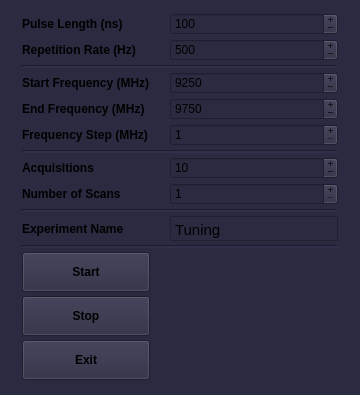
<?xml version="1.0" encoding="UTF-8"?>
<ui version="4.0">
 <class>MainWindow</class>
 <widget class="QMainWindow" name="MainWindow">
  <property name="geometry">
   <rect>
    <x>0</x>
    <y>0</y>
    <width>360</width>
    <height>395</height>
   </rect>
  </property>
  <property name="sizePolicy">
   <sizepolicy hsizetype="Fixed" vsizetype="Fixed">
    <horstretch>0</horstretch>
    <verstretch>0</verstretch>
   </sizepolicy>
  </property>
  <property name="minimumSize">
   <size>
    <width>360</width>
    <height>395</height>
   </size>
  </property>
  <property name="maximumSize">
   <size>
    <width>360</width>
    <height>395</height>
   </size>
  </property>
  <property name="font">
   <font>
    <weight>50</weight>
    <bold>false</bold>
   </font>
  </property>
  <property name="windowTitle">
   <string>Resonator Tuning v 0.1</string>
  </property>
  <property name="styleSheet">
   <string notr="true">background-color: rgb(42,42,64);</string>
  </property>
  <widget class="QWidget" name="centralwidget">
   <property name="sizePolicy">
    <sizepolicy hsizetype="Fixed" vsizetype="Fixed">
     <horstretch>0</horstretch>
     <verstretch>0</verstretch>
    </sizepolicy>
   </property>
   <property name="minimumSize">
    <size>
     <width>360</width>
     <height>395</height>
    </size>
   </property>
   <property name="maximumSize">
    <size>
     <width>360</width>
     <height>395</height>
    </size>
   </property>
   <layout class="QGridLayout" name="gridLayout_2">
    <item row="0" column="0">
     <layout class="QGridLayout" name="gridLayout">
      <property name="sizeConstraint">
       <enum>QLayout::SetNoConstraint</enum>
      </property>
      <property name="leftMargin">
       <number>13</number>
      </property>
      <property name="topMargin">
       <number>4</number>
      </property>
      <property name="rightMargin">
       <number>13</number>
      </property>
      <property name="bottomMargin">
       <number>6</number>
      </property>
      <property name="horizontalSpacing">
       <number>20</number>
      </property>
      <property name="verticalSpacing">
       <number>4</number>
      </property>
      <item row="17" column="0">
       <widget class="QPushButton" name="button_start">
        <property name="minimumSize">
         <size>
          <width>0</width>
          <height>40</height>
         </size>
        </property>
        <property name="font">
         <font>
          <weight>75</weight>
          <bold>true</bold>
         </font>
        </property>
        <property name="contextMenuPolicy">
         <enum>Qt::NoContextMenu</enum>
        </property>
        <property name="text">
         <string>Start</string>
        </property>
       </widget>
      </item>
      <item row="5" column="1">
       <widget class="QSpinBox" name="box_step_freq">
        <property name="contextMenuPolicy">
         <enum>Qt::NoContextMenu</enum>
        </property>
        <property name="buttonSymbols">
         <enum>QAbstractSpinBox::PlusMinus</enum>
        </property>
        <property name="keyboardTracking">
         <bool>false</bool>
        </property>
        <property name="minimum">
         <number>1</number>
        </property>
        <property name="maximum">
         <number>50</number>
        </property>
       </widget>
      </item>
      <item row="10" column="0">
       <widget class="QLabel" name="label_6">
        <property name="font">
         <font>
          <weight>75</weight>
          <bold>true</bold>
         </font>
        </property>
        <property name="contextMenuPolicy">
         <enum>Qt::NoContextMenu</enum>
        </property>
        <property name="text">
         <string>Acquisitions</string>
        </property>
       </widget>
      </item>
      <item row="12" column="1">
       <widget class="QSpinBox" name="box_scan">
        <property name="contextMenuPolicy">
         <enum>Qt::NoContextMenu</enum>
        </property>
        <property name="buttonSymbols">
         <enum>QAbstractSpinBox::PlusMinus</enum>
        </property>
        <property name="keyboardTracking">
         <bool>false</bool>
        </property>
        <property name="minimum">
         <number>1</number>
        </property>
        <property name="maximum">
         <number>100</number>
        </property>
        <property name="value">
         <number>1</number>
        </property>
       </widget>
      </item>
      <item row="4" column="1">
       <widget class="QSpinBox" name="box_end_freq">
        <property name="contextMenuPolicy">
         <enum>Qt::NoContextMenu</enum>
        </property>
        <property name="buttonSymbols">
         <enum>QAbstractSpinBox::PlusMinus</enum>
        </property>
        <property name="keyboardTracking">
         <bool>false</bool>
        </property>
        <property name="minimum">
         <number>9000</number>
        </property>
        <property name="maximum">
         <number>10000</number>
        </property>
        <property name="value">
         <number>9750</number>
        </property>
       </widget>
      </item>
      <item row="3" column="0">
       <widget class="QLabel" name="label_4">
        <property name="font">
         <font>
          <weight>75</weight>
          <bold>true</bold>
         </font>
        </property>
        <property name="contextMenuPolicy">
         <enum>Qt::NoContextMenu</enum>
        </property>
        <property name="text">
         <string>Start Frequency (MHz)</string>
        </property>
       </widget>
      </item>
      <item row="15" column="0">
       <widget class="QLabel" name="label_5">
        <property name="font">
         <font>
          <weight>75</weight>
          <bold>true</bold>
         </font>
        </property>
        <property name="contextMenuPolicy">
         <enum>Qt::NoContextMenu</enum>
        </property>
        <property name="text">
         <string>Experiment Name</string>
        </property>
       </widget>
      </item>
      <item row="1" column="1">
       <widget class="QSpinBox" name="box_rep_rate">
        <property name="contextMenuPolicy">
         <enum>Qt::NoContextMenu</enum>
        </property>
        <property name="buttonSymbols">
         <enum>QAbstractSpinBox::PlusMinus</enum>
        </property>
        <property name="keyboardTracking">
         <bool>false</bool>
        </property>
        <property name="minimum">
         <number>2</number>
        </property>
        <property name="maximum">
         <number>50000</number>
        </property>
        <property name="singleStep">
         <number>10</number>
        </property>
        <property name="value">
         <number>500</number>
        </property>
       </widget>
      </item>
      <item row="9" column="0" colspan="2">
       <widget class="Line" name="line_3">
        <property name="lineWidth">
         <number>2</number>
        </property>
        <property name="orientation">
         <enum>Qt::Horizontal</enum>
        </property>
       </widget>
      </item>
      <item row="3" column="1">
       <widget class="QSpinBox" name="box_st_freq">
        <property name="contextMenuPolicy">
         <enum>Qt::NoContextMenu</enum>
        </property>
        <property name="buttonSymbols">
         <enum>QAbstractSpinBox::PlusMinus</enum>
        </property>
        <property name="keyboardTracking">
         <bool>false</bool>
        </property>
        <property name="minimum">
         <number>9000</number>
        </property>
        <property name="maximum">
         <number>10000</number>
        </property>
        <property name="value">
         <number>9250</number>
        </property>
       </widget>
      </item>
      <item row="14" column="0" colspan="2">
       <widget class="Line" name="line_4">
        <property name="lineWidth">
         <number>2</number>
        </property>
        <property name="orientation">
         <enum>Qt::Horizontal</enum>
        </property>
       </widget>
      </item>
      <item row="1" column="0">
       <widget class="QLabel" name="label_11">
        <property name="font">
         <font>
          <weight>75</weight>
          <bold>true</bold>
         </font>
        </property>
        <property name="contextMenuPolicy">
         <enum>Qt::NoContextMenu</enum>
        </property>
        <property name="text">
         <string>Repetition Rate (Hz)</string>
        </property>
       </widget>
      </item>
      <item row="16" column="0" colspan="2">
       <widget class="Line" name="line_5">
        <property name="lineWidth">
         <number>2</number>
        </property>
        <property name="orientation">
         <enum>Qt::Horizontal</enum>
        </property>
       </widget>
      </item>
      <item row="0" column="1">
       <widget class="QSpinBox" name="box_length">
        <property name="contextMenuPolicy">
         <enum>Qt::NoContextMenu</enum>
        </property>
        <property name="readOnly">
         <bool>false</bool>
        </property>
        <property name="buttonSymbols">
         <enum>QAbstractSpinBox::PlusMinus</enum>
        </property>
        <property name="specialValueText">
         <string notr="true"/>
        </property>
        <property name="keyboardTracking">
         <bool>false</bool>
        </property>
        <property name="minimum">
         <number>10</number>
        </property>
        <property name="maximum">
         <number>1900</number>
        </property>
        <property name="singleStep">
         <number>2</number>
        </property>
        <property name="value">
         <number>100</number>
        </property>
       </widget>
      </item>
      <item row="2" column="0" colspan="2">
       <widget class="Line" name="line">
        <property name="lineWidth">
         <number>2</number>
        </property>
        <property name="orientation">
         <enum>Qt::Horizontal</enum>
        </property>
       </widget>
      </item>
      <item row="19" column="0">
       <widget class="QPushButton" name="button_off">
        <property name="minimumSize">
         <size>
          <width>0</width>
          <height>40</height>
         </size>
        </property>
        <property name="font">
         <font>
          <weight>75</weight>
          <bold>true</bold>
         </font>
        </property>
        <property name="contextMenuPolicy">
         <enum>Qt::NoContextMenu</enum>
        </property>
        <property name="text">
         <string>Exit</string>
        </property>
       </widget>
      </item>
      <item row="18" column="0">
       <widget class="QPushButton" name="button_stop">
        <property name="minimumSize">
         <size>
          <width>0</width>
          <height>40</height>
         </size>
        </property>
        <property name="font">
         <font>
          <weight>75</weight>
          <bold>true</bold>
         </font>
        </property>
        <property name="contextMenuPolicy">
         <enum>Qt::NoContextMenu</enum>
        </property>
        <property name="layoutDirection">
         <enum>Qt::LeftToRight</enum>
        </property>
        <property name="text">
         <string>Stop</string>
        </property>
       </widget>
      </item>
      <item row="12" column="0">
       <widget class="QLabel" name="label_7">
        <property name="font">
         <font>
          <weight>75</weight>
          <bold>true</bold>
         </font>
        </property>
        <property name="contextMenuPolicy">
         <enum>Qt::NoContextMenu</enum>
        </property>
        <property name="text">
         <string>Number of Scans</string>
        </property>
       </widget>
      </item>
      <item row="5" column="0">
       <widget class="QLabel" name="label_12">
        <property name="font">
         <font>
          <weight>75</weight>
          <bold>true</bold>
         </font>
        </property>
        <property name="contextMenuPolicy">
         <enum>Qt::NoContextMenu</enum>
        </property>
        <property name="text">
         <string>Frequency Step (MHz)</string>
        </property>
       </widget>
      </item>
      <item row="10" column="1">
       <widget class="QSpinBox" name="box_averag">
        <property name="contextMenuPolicy">
         <enum>Qt::NoContextMenu</enum>
        </property>
        <property name="buttonSymbols">
         <enum>QAbstractSpinBox::PlusMinus</enum>
        </property>
        <property name="keyboardTracking">
         <bool>false</bool>
        </property>
        <property name="minimum">
         <number>1</number>
        </property>
        <property name="maximum">
         <number>5000</number>
        </property>
        <property name="singleStep">
         <number>10</number>
        </property>
        <property name="value">
         <number>10</number>
        </property>
       </widget>
      </item>
      <item row="15" column="1">
       <widget class="QTextEdit" name="text_edit_exp_name">
        <property name="sizePolicy">
         <sizepolicy hsizetype="Expanding" vsizetype="Fixed">
          <horstretch>0</horstretch>
          <verstretch>0</verstretch>
         </sizepolicy>
        </property>
        <property name="minimumSize">
         <size>
          <width>0</width>
          <height>25</height>
         </size>
        </property>
        <property name="maximumSize">
         <size>
          <width>16777215</width>
          <height>25</height>
         </size>
        </property>
        <property name="mouseTracking">
         <bool>false</bool>
        </property>
        <property name="tabletTracking">
         <bool>false</bool>
        </property>
        <property name="contextMenuPolicy">
         <enum>Qt::NoContextMenu</enum>
        </property>
        <property name="verticalScrollBarPolicy">
         <enum>Qt::ScrollBarAlwaysOff</enum>
        </property>
        <property name="html">
         <string>&lt;!DOCTYPE HTML PUBLIC &quot;-//W3C//DTD HTML 4.0//EN&quot; &quot;http://www.w3.org/TR/REC-html40/strict.dtd&quot;&gt;
&lt;html&gt;&lt;head&gt;&lt;meta name=&quot;qrichtext&quot; content=&quot;1&quot; /&gt;&lt;style type=&quot;text/css&quot;&gt;
p, li { white-space: pre-wrap; }
&lt;/style&gt;&lt;/head&gt;&lt;body style=&quot; font-family:'MS Shell Dlg 2'; font-size:8.25pt; font-weight:400; font-style:normal;&quot;&gt;
&lt;p style=&quot; margin-top:7px; margin-bottom:7px; margin-left:0px; margin-right:0px; -qt-block-indent:0; text-indent:0px;&quot;&gt;&lt;span style=&quot; font-family:'Ubuntu'; font-size:11pt;&quot;&gt;Tuning&lt;/span&gt;&lt;/p&gt;&lt;/body&gt;&lt;/html&gt;</string>
        </property>
        <property name="overwriteMode">
         <bool>true</bool>
        </property>
        <property name="acceptRichText">
         <bool>false</bool>
        </property>
        <property name="textInteractionFlags">
         <set>Qt::TextEditorInteraction</set>
        </property>
        <property name="markdown" stdset="0">
         <string>Exp Tuning

</string>
        </property>
       </widget>
      </item>
      <item row="0" column="0">
       <widget class="QLabel" name="label">
        <property name="font">
         <font>
          <weight>75</weight>
          <bold>true</bold>
          <kerning>true</kerning>
         </font>
        </property>
        <property name="contextMenuPolicy">
         <enum>Qt::NoContextMenu</enum>
        </property>
        <property name="text">
         <string>Pulse Length (ns)</string>
        </property>
       </widget>
      </item>
      <item row="4" column="0">
       <widget class="QLabel" name="label_8">
        <property name="font">
         <font>
          <weight>75</weight>
          <bold>true</bold>
         </font>
        </property>
        <property name="contextMenuPolicy">
         <enum>Qt::NoContextMenu</enum>
        </property>
        <property name="text">
         <string>End Frequency (MHz)</string>
        </property>
       </widget>
      </item>
     </layout>
    </item>
   </layout>
  </widget>
 </widget>
 <resources/>
 <connections/>
</ui>
